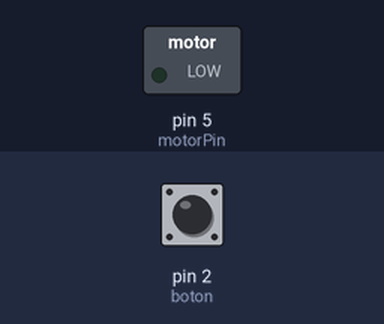
The sketch below on a simulated Arduino Uno, built with avr-gcc and run on an emulated ATmega328P. On the bench: switched loads named in the sketch (green lamp = pin HIGH). The test bench sets the inputs (shaded band); at power-on: pin 2 (boton) HIGH.

Above: at 1.2 s.
1.3 s: pin 2 (boton) pulled LOW for 0.15 s
At 2.98 s:
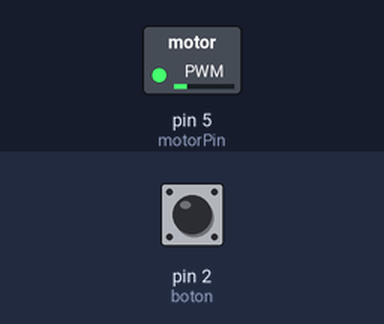
At 5.98 s:
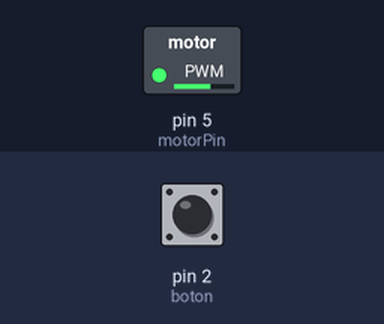
10.3 s: pin 2 (boton) pulled LOW for 1 s
At 13.48 s:
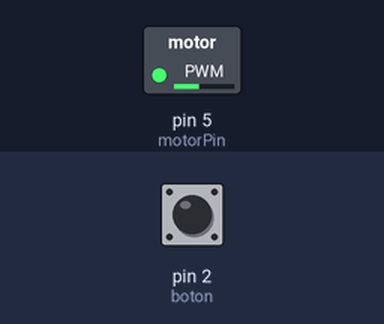
Timing chart, 0 to 19.3 s (numbered marks = the images above; inputs shaded):
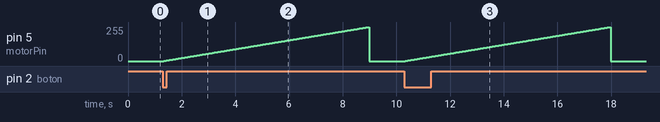

Measured:
- after the input at 1.3 s, pin 5 (motorPin): rises from 0/255 to 255/255 in 7.6 s, then falls to 0/255 in 0.03 s
- after the input at 10.3 s, pin 5 (motorPin): rises from 0/255 to 255/255 in 7.6 s, then falls to 0/255 in 0.03 s

The sketch:

vibra_rampa.ino
```cpp
int motorPin=5;
int boton = 2;
void setup() {
 pinMode(motorPin, OUTPUT);
 pinMode(boton, INPUT_PULLUP);

}

void loop() {
  if (digitalRead(boton)==LOW){
     for (int potencia = 0; potencia<= 255;  potencia++) {
       analogWrite(motorPin, potencia);
      delay(30);
      }

  }else{
    analogWrite(motorPin,0);
}
}
```
